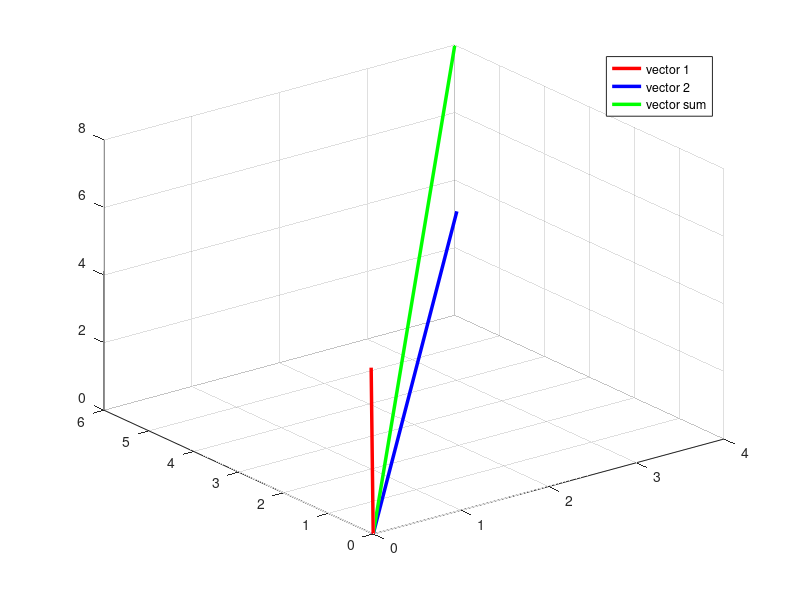

MATLAB code for this plot:
%% 
%Remember Alignment 
%Initialisation
clc;
clear all;
vector_1=1:3;
vector_2=3:5;

%%
%Required Operations 
vector_sum=vector_1+vector_2;
sum_norm=norm(vector_1)+norm(vector_2);
norm_sum=norm(vector_sum);

%%
%Plotting the Vectors
origin = [0,0,0];
first_vector=[origin;vector_1];
                            second_vector=[origin;vector_2];
third_vector=[origin;vector_sum];
          plot3(first_vector(:,1), first_vector(:,2), first_vector(:,3),'r','LineWidth', 2.5);
hold on;
    grid on;
plot3(second_vector(:,1), second_vector(:,2), second_vector(:,3),'b','LineWidth', 2.5);
plot3(third_vector(:,1), third_vector(:,2), third_vector(:,3),'g','LineWidth', 2.5);
           legend('vector 1','vector 2','vector sum');
